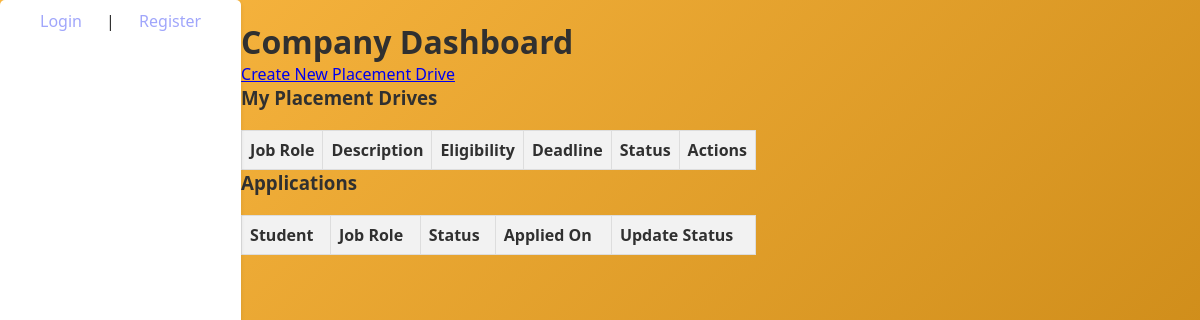
The app's page /company/dashboard (signed in), older data.
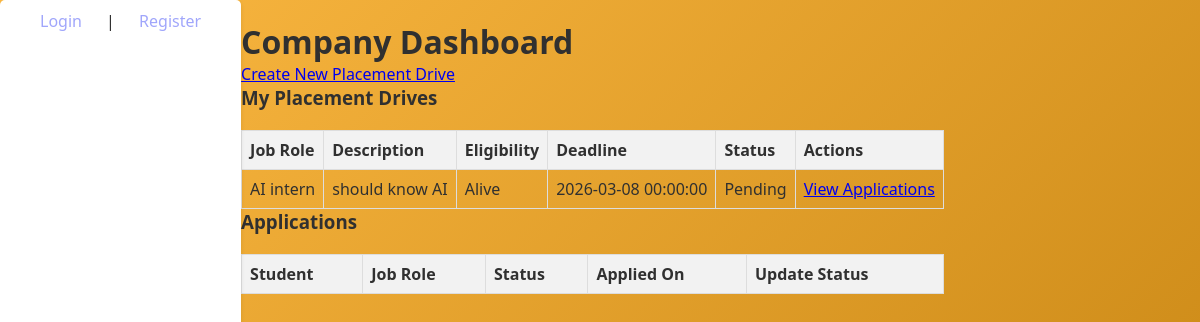
The same page, newer data.
### app.py (models this page shows)
class placementDrive(db.Model):
    __tablename__ = 'placementDrive'
    id = db.Column(db.Integer, primary_key=True)
    company_name = db.Column(db.String(100), nullable=False)
    job_role = db.Column(db.String(100), nullable=False)
    description = db.Column(db.Text, nullable=False)
    eligibility_criteria = db.Column(db.Text, nullable=False)
    application_deadline = db.Column(db.DateTime, nullable=False)
    status = db.Column(db.String(50), default='Pending')
    company_id = db.Column(db.Integer, db.ForeignKey('user.id'), nullable=False)

### app.py (the view)
@app.route('/company/dashboard')
@login_required
def company_dashboard():
    if current_user.role != 'company' or not current_user.is_approved:
        return redirect(url_for('login'))
    drives = placementDrive.query.filter_by(company_id=current_user.id).all()
    apps = Application.query.join(placementDrive).filter(placementDrive.company_id == current_user.id).all()
    return render_template('company_dash.html', drives=drives, applications=apps)

### app.py (called while the page is built)
@login_manager.user_loader
def load_user(user_id):
    return User.query.get(int(user_id))

### templates/company_dash.html (shortened to what this page needs)
{% extends 'base.html' %}
{% block content %}
<h1>Company Dashboard</h1>
<a href="{{ url_for('create_drive') }}">Create New Placement Drive</a>
<h3>My Placement Drives</h3>
<table border="1" style="width:100%; border-collapse: collapse;">
    <tr><th>Job Role</th><th>Description</th><th>Eligibility</th><th>Deadline</th><th>Status</th><th>Actions</th></tr>
    {% for drive in drives %}
    <tr>
        <td>{{ drive.job_role }}</td>
        <td>{{ drive.description }}</td>
        <td>{{ drive.eligibility_criteria }}</td>
        <td>{{ drive.application_deadline }}</td>
        <td>{{ drive.status }}</td>
        <td><a href="{{ url_for('view_applications', drive_id=drive.id) }}">View Applications</a></td>
    </tr>
    {% endfor %}
</table>
<h3>Applications</h3>
<table border="1" style="width:100%; border-collapse: collapse;">
    <tr><th>Student</th><th>Job Role</th><th>Status</th><th>Applied On</th><th>Update Status</th></tr>
</table>
{% endblock %}

Row changes from the older to the newer data that the page shows:
added placementDrive: job_role "AI intern", description "should know AI", eligibility_criteria "Alive", application_deadline "2026-03-08 00:00:00", status "Pending"
